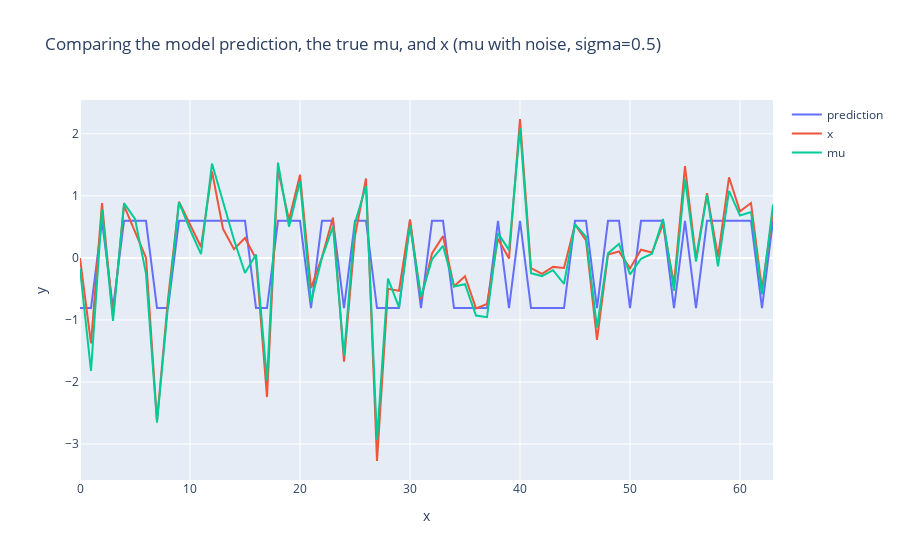

Notebook code cell kept with this figure:
### Code cell
fig = go.Figure()
x_axis = np.arange(prediction.shape[0])

fig.add_trace(go.Scatter(x=x_axis, y=prediction, mode='lines', name='prediction'))
fig.add_trace(go.Scatter(x=x_axis, y=x, mode='lines', name='x'))
fig.add_trace(go.Scatter(x=x_axis, y=y, mode='lines', name='mu'))
fig.update_layout(title='Comparing the model prediction, the true mu, and x (mu with noise, sigma=0.5)', xaxis_title='x', yaxis_title='y')

# make the plot into a scatter plot, not a line graph
# fig.update_traces(mode='markers', marker_line_width=1, marker_size=6)

fig.show()
